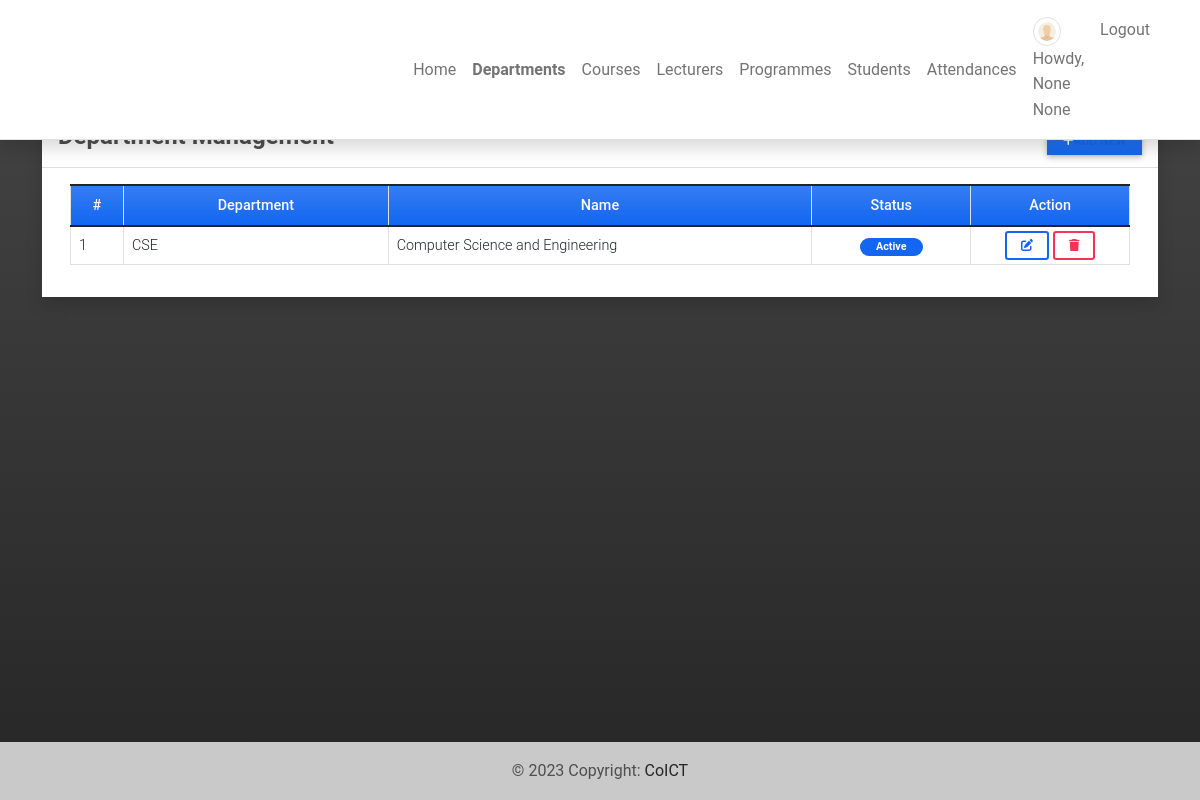
/department (signed in), run on the app's committed database.
### attendance/models.py (models this page shows, shortened)
class User(AbstractBaseUser):
    email = models.EmailField(
        verbose_name='email address',
        max_length=60,
        unique=True,
    )
    is_active = models.BooleanField(default=True)
    is_admin = models.BooleanField(default=False)
    is_staff = models.BooleanField(default=False)
    username = models.CharField(unique=True, max_length=15)
    first_name = models.CharField(max_length=100, null=True)
    middle_name = models.CharField(max_length=250, blank=True, null= True)
    last_name = models.CharField(max_length=100, null=True)
    gender = models.CharField(max_length=100, choices=[('Male','Male'),('Female','Female')], blank=True, null= True)
    programme = models.ForeignKey(Programme, to_field='programme_id', on_delete=models.CASCADE, null=True, blank=True)
    department = models.ForeignKey(Department, on_delete=models.CASCADE, blank=True, null=True)
    contact = models.CharField(max_length=250, blank=True, null= True)
    last_login = models.DateTimeField(auto_now=True)
    date_joined = models.DateTimeField(auto_now_add=True)
    objects = CustomUserManager()
    USERNAME_FIELD = 'username'
    REQUIRED_FIELDS = ["email"]
    class Meta:
        verbose_name = 'User'
        verbose_name_plural = 'Users'

class Department(models.Model):
    STATUS = (
        (1, 'Active'),
        (2, 'Inactive')
    )
    department_id = models.CharField(max_length=100, unique=True)
    name = models.TextField(max_length=250)
    status = models.IntegerField(default = 1, choices=STATUS)
    date_added = models.DateTimeField(default=timezone.now)
    date_updated = models.DateTimeField(auto_now=True)

### attendance/views.py (the view)
# urls.py: path('department',views.department,name='department-page'),
@login_required
def department(request):
    departments = Department.objects.all()
    context['page_title'] = "Department Management"
    context['departments'] = departments
    return render(request, 'department_mgt.html',context)

### attendance/templates/department_mgt.html (shortened to what this page needs)
{% extends 'base.html' %} {% block pageContent %}
<div class="col-lg-12 col-md-12 col-sm-12 col-xs-12">
    <div class="card card-default rounded-0 shadow ">
        <div class="card-header">
            <div class="d-flex w-100 align-items-center justify-content-between">
                <h4 class="card-title fw-bold">Department Management</h4>
                <div class="tools">
                    <button type="button" class="btn btn-primary rounded-0 bg-gradient btn-sm" id='add_new' ><i class="fa fa-plus"></i><a href="{% url 'save-department' %}">Add New</a></button>
                </div>
            </div>
        </div>
        <div class="card-body">
            <div class="container-fluid">
                <table class="table table-bordered" id="department-list">
                    <colgroup>
                        <col width="5%">
                        <col width="25%">
                        <col width="40%">
                        <col width="15%">
                        <col width="15%">
                    </colgroup>
                    <thead>
                        <tr class="bg-gradient bg-primary bg-opacity-50 text-light">
                            <th class="px-2 py-2 text-center">#</th>
                            <th class="px-2 py-2 text-center">Department</th>
                            <th class="px-2 py-2 text-center">Name</th>
                            <th class="px-2 py-2 text-center">Status</th>
                            <th class="px-2 py-2 text-center">Action</th>
                        </tr>
                    </thead>
                    <tbody>
                        {% for department in departments %}
                        <tr>
                            <td class="px-2 py-1 align-middle">{{ department.id }}</td>
                            <td class="px-2 py-1 align-middle">{{ department.department_id }}</td>
                            <td class="px-2 py-1 align-middle">{{ department.name }}</td>
                            <td class="px-2 py-1 align-middle text-center">
                                {% if department.status == 1 %}
                                <span class="badge bg-primary rounded-pill px-3">Active</span> {% else %}
                                <span class="badge bg-secondary rounded-pill px-3">Inactive</span> {% endif %}
                            </td>
                            <td class="px-2 py-1 align-middle text-center">
                                <a class="btn btn-outline-primary btn-sm edit-data" href="javascript:void(0)" data-id="{{ department.pk }}" title="Edit">
                                    <i class="fa fa-edit"></i>
                                </a>
                                <button class="btn btn-outline-danger btn-sm delete-data" type="button" data-id="{{ department.pk }}" title="Delete">
                                    <i class="fa fa-trash"></i>
                                </button>
                            </td>
                        </tr>
                        {% endfor %}
                    </tbody>
                </table>
            </div>
        </div>
    </div>
</div>
{% endblock pageContent %}

### attendance/templates/topNavigation.html (shortened to what this page needs)
{% load static %}
<header>
    <nav class="navbar navbar-expand-lg navbar-light bg-white fixed-top shadow border-bottom">
        <div class="container">
            <a class="navbar-brand custom-brand" href="{% url 'home-page' %}">
            </a>
            <div class="collapse navbar-collapse" id="navbarExample01">
                {% if user.id %}
                <ul class="navbar-nav me-auto mb-2 mb-lg-0" id="topNav">
                    <li class="nav-item">
                        <a class="nav-link" aria-current="page" href="{% url 'home-page' %}">Home</a>
                    </li>
                    {% if user.profile.user_type == 1 %}
                    <li class="nav-item">
                        <a class="nav-link" aria-current="page" href="{% url 'department-page' %}">Departments</a>
                    </li>
                    <li class="nav-item">
                        <a class="nav-link" aria-current="page" href="{% url 'course-page' %}">Courses</a>
                    </li>
                    <li class="nav-item">
                        <a class="nav-link" aria-current="page" href="{% url 'faculty-page' %}">Lecturers</a>
                    </li>
                    {% endif %}
                    <li class="nav-item">
                        <a class="nav-link" aria-current="page" href="{% url 'class-page' %}">Programmes</a>
                    </li>
                    <li class="nav-item">
                        <a class="nav-link" aria-current="page" href="{% url 'student-page' %}">Students</a>
                    </li>
                    <li class="nav-item">
                        <a class="nav-link" aria-current="page" href="{% url 'attendance-class' %}">Attendances</a>
                    </li>
                </ul>
                <ul class="navbar-nav d-flex flex-row">
                    {% if user.id %} {% if user.profile.user_type == 1 %} {% endif %}
                    <li class="nav-item me-3 me-lg-0">
                        <a class="nav-link" href="{% url 'profile' %}">
                            <span class="me-1"><img src="{% if user.profile.avatar %}{{ user.profile.avatar.url }}{% else %}{{ MEDIA_URL }}/default/default-avatar.png{% endif %}" alt="User Avatar" data-url="{% if user.profile.avatar %}{{ user.profile.avatar.url }}{% else %}{{ MEDIA_URL }}/default/default-avatar.png{% endif %}" id="user-avatar" class="img-thumbnail rounded-circle"></span>Howdy,
                            {{ user.first_name }} {{user.last_name}}
                        </a>
                    </li>
                    <li class="nav-item me-3 me-lg-0">
                        <a class="nav-link" href="{% url 'logout' %}">Logout</a>
                    </li>
                    {% else %}
                    <li class="nav-item me-3 me-lg-0">
                        <a class="nav-link" href="{% url 'login' %}">Login</a>
                    </li>
                    {% endif %}
                </ul>
                {% endif %}
            </div>
        </div>
    </nav>
</header>

### static/assets/default/css/style.css (style rules this page uses)
html, body { height: 100%; width: 100%; max-height: 100%; overflow: auto; display: flex; flex-direction: column; }
body>header { flex-shrink: auto; }
#user-avatar { width: 1.8rem; height: 1.8rem; object-fit: scale-down; object-position: center center; }
.navbar-brand { max-width: auto; max-height: auto; }
.custom-brand { width: 500px; }
.nav-item.active a.nav-link { font-weight: bolder !important; }

### data on the page
User: first_name "None", last_name "None"
Department: id "1", department_id "CSE", name "Computer Science and Engineering", status "Active"
